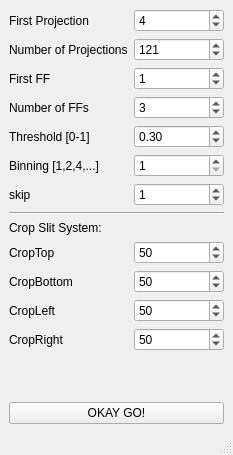
<?xml version="1.0" encoding="UTF-8"?>
<ui version="4.0">
 <class>MainWindow</class>
 <widget class="QMainWindow" name="MainWindow">
  <property name="geometry">
   <rect>
    <x>0</x>
    <y>0</y>
    <width>233</width>
    <height>455</height>
   </rect>
  </property>
  <property name="windowTitle">
   <string>MainWindow</string>
  </property>
  <widget class="QWidget" name="centralwidget">
   <layout class="QGridLayout" name="gridLayout">
    <item row="0" column="1">
     <layout class="QFormLayout" name="formLayout">
      <item row="0" column="1">
       <widget class="QSpinBox" name="startNumberProj">
        <property name="maximum">
         <number>100000</number>
        </property>
        <property name="value">
         <number>4</number>
        </property>
       </widget>
      </item>
      <item row="1" column="0">
       <widget class="QLabel" name="label_2">
        <property name="text">
         <string>Number of Projections</string>
        </property>
       </widget>
      </item>
      <item row="1" column="1">
       <widget class="QSpinBox" name="numberProj">
        <property name="maximum">
         <number>1000000</number>
        </property>
        <property name="value">
         <number>121</number>
        </property>
       </widget>
      </item>
      <item row="2" column="0">
       <widget class="QLabel" name="label_3">
        <property name="text">
         <string>First FF</string>
        </property>
       </widget>
      </item>
      <item row="2" column="1">
       <widget class="QSpinBox" name="startNumberFFs">
        <property name="maximum">
         <number>100000</number>
        </property>
        <property name="value">
         <number>1</number>
        </property>
       </widget>
      </item>
      <item row="3" column="0">
       <widget class="QLabel" name="label_4">
        <property name="text">
         <string>Number of FFs</string>
        </property>
       </widget>
      </item>
      <item row="3" column="1">
       <widget class="QSpinBox" name="numberFFs">
        <property name="maximum">
         <number>100000</number>
        </property>
        <property name="value">
         <number>3</number>
        </property>
       </widget>
      </item>
      <item row="4" column="0">
       <widget class="QLabel" name="label_5">
        <property name="text">
         <string>Threshold [0-1]</string>
        </property>
       </widget>
      </item>
      <item row="4" column="1">
       <widget class="QDoubleSpinBox" name="Threshold">
        <property name="maximum">
         <double>1.000000000000000</double>
        </property>
        <property name="singleStep">
         <double>0.050000000000000</double>
        </property>
        <property name="value">
         <double>0.300000000000000</double>
        </property>
       </widget>
      </item>
      <item row="5" column="0">
       <widget class="QLabel" name="label_6">
        <property name="text">
         <string>Binning [1,2,4,...]</string>
        </property>
       </widget>
      </item>
      <item row="5" column="1">
       <widget class="QSpinBox" name="Binning">
        <property name="minimum">
         <number>1</number>
        </property>
       </widget>
      </item>
      <item row="6" column="0">
       <widget class="QLabel" name="label_12">
        <property name="text">
         <string>skip</string>
        </property>
       </widget>
      </item>
      <item row="6" column="1">
       <widget class="QSpinBox" name="skip">
        <property name="maximum">
         <number>10000</number>
        </property>
        <property name="value">
         <number>1</number>
        </property>
       </widget>
      </item>
      <item row="7" column="0" colspan="2">
       <widget class="Line" name="line">
        <property name="orientation">
         <enum>Qt::Horizontal</enum>
        </property>
       </widget>
      </item>
      <item row="8" column="0">
       <widget class="QLabel" name="label_11">
        <property name="text">
         <string>Crop Slit System:</string>
        </property>
       </widget>
      </item>
      <item row="9" column="0">
       <widget class="QLabel" name="label_7">
        <property name="text">
         <string>CropTop</string>
        </property>
       </widget>
      </item>
      <item row="9" column="1">
       <widget class="QSpinBox" name="CropTop">
        <property name="maximum">
         <number>10000</number>
        </property>
        <property name="value">
         <number>50</number>
        </property>
       </widget>
      </item>
      <item row="10" column="0">
       <widget class="QLabel" name="label_8">
        <property name="text">
         <string>CropBottom</string>
        </property>
       </widget>
      </item>
      <item row="10" column="1">
       <widget class="QSpinBox" name="CropBottom">
        <property name="maximum">
         <number>10000</number>
        </property>
        <property name="value">
         <number>50</number>
        </property>
       </widget>
      </item>
      <item row="11" column="0">
       <widget class="QLabel" name="label_9">
        <property name="text">
         <string>CropLeft</string>
        </property>
       </widget>
      </item>
      <item row="11" column="1">
       <widget class="QSpinBox" name="CropLeft">
        <property name="maximum">
         <number>10000</number>
        </property>
        <property name="value">
         <number>50</number>
        </property>
       </widget>
      </item>
      <item row="12" column="0">
       <widget class="QLabel" name="label_10">
        <property name="text">
         <string>CropRight</string>
        </property>
       </widget>
      </item>
      <item row="12" column="1">
       <widget class="QSpinBox" name="CropRight">
        <property name="maximum">
         <number>10000</number>
        </property>
        <property name="value">
         <number>50</number>
        </property>
       </widget>
      </item>
      <item row="0" column="0">
       <widget class="QLabel" name="label">
        <property name="text">
         <string>First Projection</string>
        </property>
       </widget>
      </item>
     </layout>
    </item>
    <item row="1" column="1">
     <widget class="QPushButton" name="pushButton">
      <property name="text">
       <string>OKAY GO!</string>
      </property>
     </widget>
    </item>
   </layout>
  </widget>
  <widget class="QMenuBar" name="menubar">
   <property name="geometry">
    <rect>
     <x>0</x>
     <y>0</y>
     <width>233</width>
     <height>26</height>
    </rect>
   </property>
  </widget>
  <widget class="QStatusBar" name="statusbar"/>
 </widget>
 <resources/>
 <connections/>
</ui>
